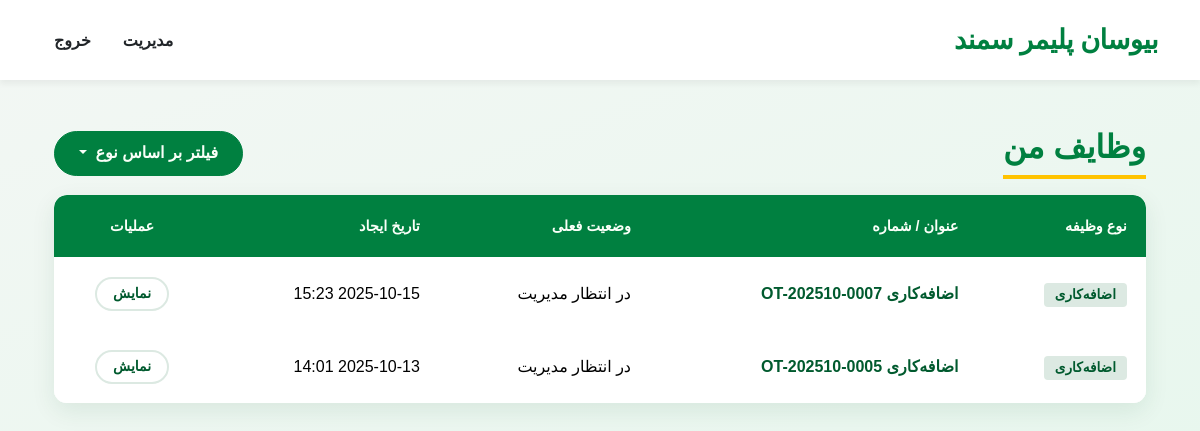
Before: /my-tasks/ (signed in) with the older database file.
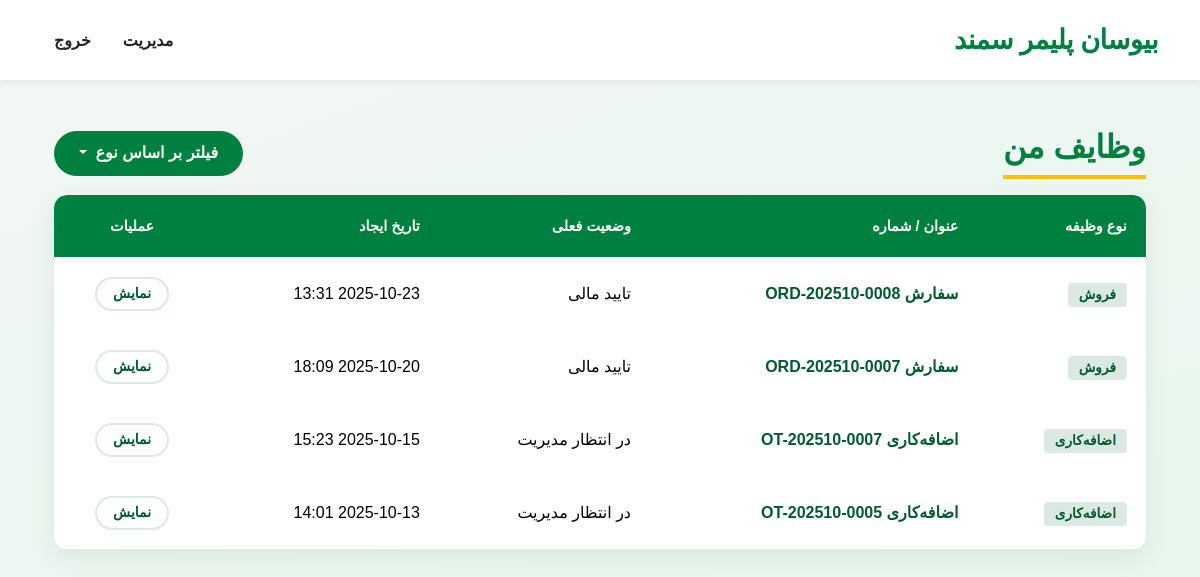
After: the same page with the newer database file.
### orders/models.py (models this page shows, shortened)
class CustomerOrder(models.Model):
    created_by = models.ForeignKey(
        User, on_delete=models.PROTECT, related_name="orders_created")
    created_at = models.DateTimeField(auto_now_add=True)
    status = models.CharField(
        max_length=32, choices=OrderStatus.choices, default=OrderStatus.DRAFT)
    order_date = models.DateField(auto_now_add=True)
    order_number = models.CharField(max_length=20, unique=True, editable=False)
    official_type = models.CharField(max_length=10, choices=OfficialTypeChoices.choices,
                                     default=OfficialTypeChoices.OFFICIAL, verbose_name="نوع رسمیت")
    request_type = models.ForeignKey(
        RequestType,
        on_delete=models.PROTECT,
        verbose_name="نوع درخواست"
    )
    customer_code = models.CharField(
        max_length=50,
        verbose_name="کد مشتری",
        blank=True,
        null=True
    )
    customer_name = models.CharField(max_length=200, verbose_name="نام مشتری")
    customer_phone = models.CharField(
        max_length=50, verbose_name="شماره تماس مشتری")
    recipient_address = models.TextField(verbose_name="آدرس گیرنده")
    order_notes = models.TextField(
        blank=True, verbose_name="توضیحات کلی سفارش")
    canceled_by = models.ForeignKey(
        User, null=True, blank=True, on_delete=models.SET_NULL, related_name="orders_canceled")
    canceled_at = models.DateTimeField(null=True, blank=True)
    cancel_reason = models.TextField(blank=True)
    sales_approved_by = models.ForeignKey(
        User, null=True, blank=True, on_delete=models.SET_NULL, related_name="orders_sales_approved")
    sales_approved_at = models.DateTimeField(null=True, blank=True)
    finance_approved_by = models.ForeignKey(
        User, null=True, blank=True, on_delete=models.SET_NULL, related_name="orders_finance_approved")
    finance_approved_at = models.DateTimeField(null=True, blank=True)
    management_approved_by = models.ForeignKey(
        User, null=True, blank=True, on_delete=models.SET_NULL, related_name="orders_management_approved")
    management_approved_at = models.DateTimeField(null=True, blank=True)
    class Meta:
        ordering = ["-created_at"]

### core/views.py (the view, shortened to what this page needs)
# urls.py: path('my-tasks/', views.MyTasksView.as_view(), name='my_all_tasks'),
class MyTasksView(LoginRequiredMixin, ListView):
    template_name = 'core/my_all_tasks.html'
    context_object_name = 'tasks'
    paginate_by = 20
    def get_queryset(self):
        user = self.request.user
        if not hasattr(user, 'profile'):
            return []
        role = user.profile.user_type
        all_tasks = []
        sales_q = Q()
        if role == 'sales_manager':
            sales_q |= Q(status=OrderStatus.DRAFT)
        elif role == 'finance_manager':
            sales_q |= Q(status=OrderStatus.SALES_APPROVED)
        elif role == 'management':
            sales_q |= Q(status=OrderStatus.FINANCE_APPROVED)
        if sales_q:
            sales_tasks = CustomerOrder.objects.filter(sales_q)
            for task in sales_tasks:
                try:
                    all_tasks.append({
                        'type': 'sales',
                        'type_display': 'فروش',
                        'title': f"سفارش {task.order_number}",
                        'status': task.get_status_display(),
                        'date': task.created_at,
                        'url': reverse('orders:order_details', args=[task.pk])
                    })
                except NoReverseMatch:
                    pass
        overtime_q = Q()
        if role == 'administrative_officer':
            overtime_q |= Q(status=OvertimeStatus.ADMIN_PENDING)
        elif role == 'factory_manager':
            overtime_q |= Q(status=OvertimeStatus.FACTORY_PENDING)
        elif role == 'management':
            overtime_q |= Q(status=OvertimeStatus.MANAGEMENT_PENDING)
        if overtime_q:
            overtime_tasks = OvertimeRequest.objects.filter(overtime_q)
            for task in overtime_tasks:
                try:
                    all_tasks.append({
                        'type': 'overtime',
                        'type_display': 'اضافه‌کاری',
                        'title': f"اضافه‌کاری {task.request_number}",
                        'status': task.get_status_display(),
                        'date': task.created_at,
                        'url': reverse('overtime:overtime_detail', args=[task.pk])
                    })
                except NoReverseMatch:
                    pass
        production_q = Q()
        if role == 'factory_planner':
            production_q |= Q(status=ProductionStatus.DRAFT)
        elif role == 'factory_manager':
            production_q |= Q(status=ProductionStatus.PLANNING_SIGNED)
        elif role == 'management':
            pass
        general_q = Q()
        if role == 'factory_manager':
            general_q |= Q(status=RequestStatus.CREATOR_APPROVED)
        elif role == 'management':
            general_q |= Q(status=RequestStatus.FACTORY_APPROVED)
        if general_q:
            general_tasks = GeneralRequest.objects.filter(general_q).distinct()
        filter_type = self.request.GET.get('type')
        if filter_type:
            all_tasks = [task for task in all_tasks if task['type'] == filter_type]
        all_tasks.sort(key=lambda x: x['date'], reverse=True)
        return all_tasks
    def get_context_data(self, **kwargs):
        context = super().get_context_data(**kwargs)
        context['current_filter'] = self.request.GET.get('type', '')
        user = self.request.user
        role = getattr(getattr(user, "profile", None), "user_type", None) # Safe access
        available_filters = {}
        if role in ['sales_manager', 'finance_manager', 'management']:
            available_filters['sales'] = 'فروش'
        if role in ['factory_planner', 'factory_manager', 'management']: # Added management here if needed
            available_filters['production'] = 'تولید'
        if role in ['administrative_officer', 'factory_manager', 'management']:
            available_filters['overtime'] = 'اضافه‌کاری'
        if role in ['factory_manager', 'management']:
            available_filters['general'] = 'درخواست عمومی'
        context['available_filters'] = available_filters
        return context

### core/templates/core/my_all_tasks.html (shortened to what this page needs)
{% extends "base.html" %}
{% load static %}
{% block content %}
<link rel="stylesheet" href="{% static 'css/list_styles.css' %}">
<div class="container" dir="rtl">
    <div class="d-flex justify-content-between align-items-center mb-3">
        <h2 class="m-0">وظایف من</h2>
        {% if available_filters|length > 1 %}
        <div class="dropdown filter-dropdown">
            <button class="btn btn-primary dropdown-toggle" type="button" id="filterDropdown" data-bs-toggle="dropdown" aria-expanded="false">
                {% if not current_filter %}
                    فیلتر بر اساس نوع
                {% elif current_filter == 'sales' %}
                    فروش
                {% elif current_filter == 'production' %}
                    تولید
                {% elif current_filter == 'overtime' %}
                    اضافه‌کاری
                {% elif current_filter == 'general' %}
                    درخواست عمومی
                {% else %}
                    فیلتر
                {% endif %}
            </button>
        </div>
        {% endif %}
    </div>
    <div class="table-responsive">
        <table class="table table-hover align-middle">
            <thead class="table-light">
                <tr>
                    <th>نوع وظیفه</th>
                    <th>عنوان / شماره</th>
                    <th>وضعیت فعلی</th>
                    <th>تاریخ ایجاد</th>
                    <th class="text-center">عملیات</th>
                </tr>
            </thead>
            <tbody>
                {% for task in tasks %}
                <tr>
                    <td>
                        <span class="badge">{{ task.type_display }}</span>
                    </td>
                    <td>{{ task.title }}</td>
                    <td>{{ task.status }}</td>
                    <td>{{ task.date|date:"Y-m-d H:i" }}</td>
                    <td class="text-center">
                        <a href="{{ task.url }}" class="btn btn-outline-secondary btn-sm">
                            نمایش
                        </a>
                    </td>
                </tr>
                {% empty %}
                <tr>
                    <td colspan="5" class="text-center text-muted">شما هیچ وظیفه‌ی فعالی ندارید.</td>
                </tr>
                {% endfor %}
            </tbody>
        </table>
    </div>
</div>
{% endblock %}

Changed rows visible on the page:
added CustomerOrder: date "2025-10-23 13:31"
added CustomerOrder: date "2025-10-20 18:09"
Other visible differences:
new list line: "فروش سفارش ORD-202510-0008 تایید مالی نمایش"
new list line: "فروش سفارش ORD-202510-0007 تایید مالی نمایش"
